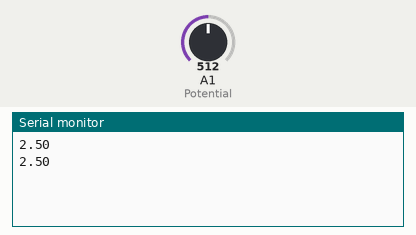
Bench run of a sketch on a simulated Arduino Uno, built with avr-gcc and run on an emulated ATmega328P. Parts: the last lines printed to the serial monitor. The inputs (shaded band) are chosen by the test bench; at power-on: A1 (Potential) = 512.

Above: at 1.8 s.
1.9 s: A1 (Potential) set to 716
At 2.4 s:
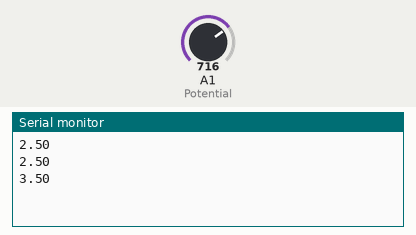
3.4 s: A1 (Potential) set to 900
At 4.8 s:
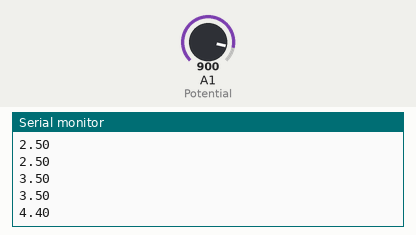
Timing chart, 0 to 6.4 s (numbered marks = the images above; inputs shaded):
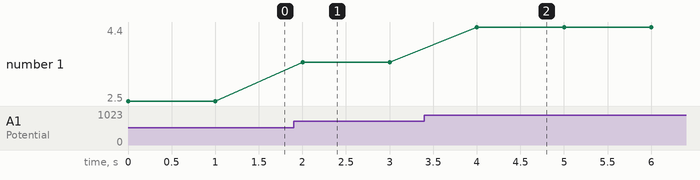

Measured:
- after the input at 1.9 s, the serial monitor: prints a new line after 0.10 s (image 1)
- after the input at 3.4 s, the serial monitor: prints a new line after 0.60 s (image 2)
- plotted number 1: 2.5 → 3.5 after the input at 1.9 s, 3.5 → 4.4 after the input at 3.4 s

The sketch:

printVolt.ino
```cpp
//reads and prints voltage across potentiometer every 1 sec

int Potential = A1;
int num = 0;
float volt = 0;

void setup() {
  // put your setup code here, to run once:
  Serial.begin(9600);
  pinMode(Potential, INPUT);

}

void loop() {
  // put your main code here, to run repeatedly:
  num = analogRead(Potential);
  volt = num*5.0/1023.0;
  Serial.println(volt);
  delay(1000);
}
```
